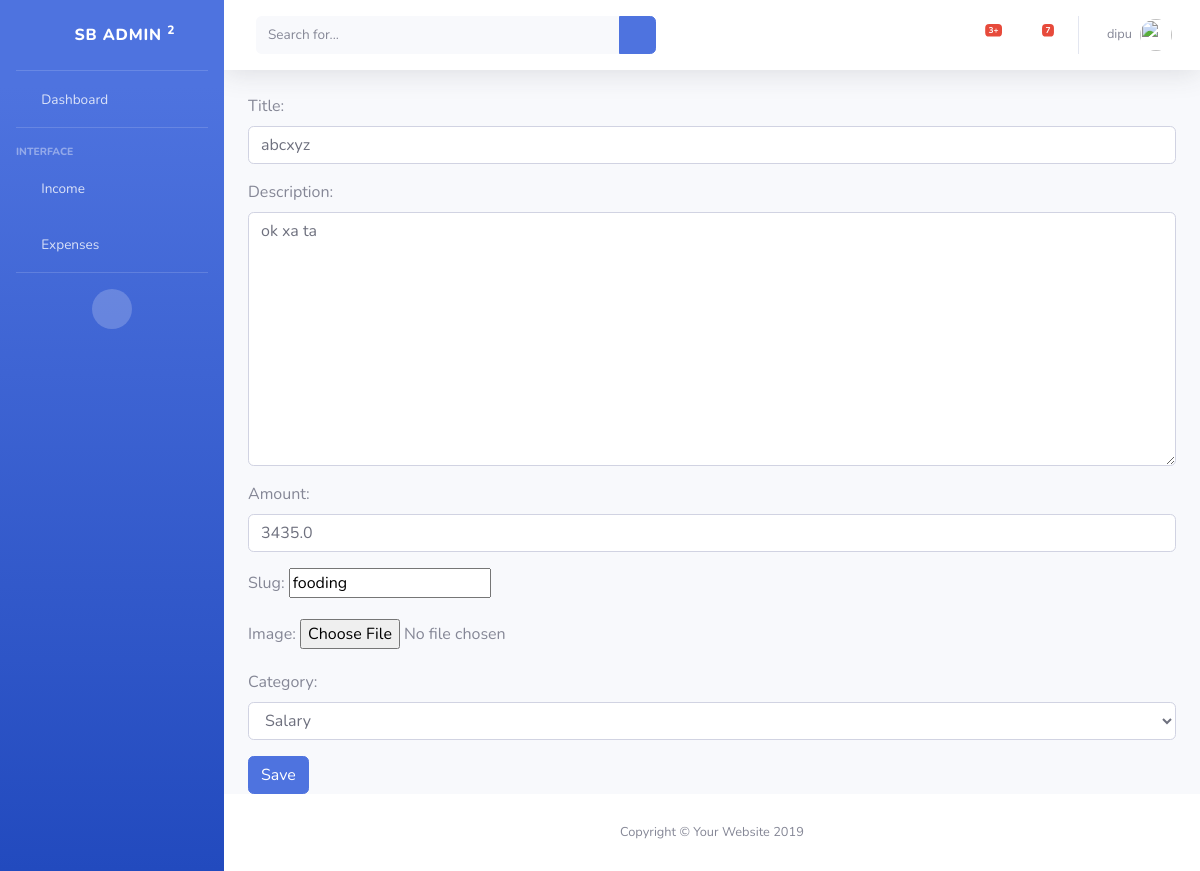
Page /income/edit-income/fooding (signed in) on the committed database.
### income/models.py (models this page shows)
class Income(Abs):
    image = models.ImageField(upload_to='income/',null=True,blank=True)
    category = models.ForeignKey(IncomeCategory,on_delete=models.CASCADE)
    objects = IncomeManager()
    class Meta:
        db_table = 'income'

class IncomeCategory(Category):
    objects = IncomeCategoryManager()
    def __str__(self):
        return self.title
    class Meta:
        db_table = 'incomecategory'

### income/views.py (the view)
# urls.py: path('edit-income/<slug:slug>',EditIncomeView.as_view(),name='edit_income'),
class EditIncomeView(UpdateView):
    template_name = 'edit_income.html'
    form = IncomeFrom
    fields = ['title','description','amount','image','category']
    success_url = reverse_lazy('income')
    def get_context_data(self, **kwargs):
        context = super(EditIncomeView, self).get_context_data()
        context['form']=IncomeFrom(self.request.user.id,instance=Income.objects.get(slug=self.kwargs['slug']))
        return context
    def get_object(self, queryset=None):
        queryset=Income.objects.filter(slug=self.kwargs['slug'])
        return super(EditIncomeView, self).get_object(queryset)

### income/forms.py
class IncomeFrom(forms.ModelForm):
    title = forms.CharField(widget=forms.TextInput(attrs={'class': 'form-control'}))
    description = forms.CharField(widget=forms.Textarea(attrs={'class': 'form-control'}))
    amount = forms.FloatField(widget=forms.NumberInput(attrs={'class': 'form-control'}))
    category = forms.ModelChoiceField(widget=forms.Select(attrs={'class':'form-control'}),queryset=None)
    def __init__(self,id,*args,**kwargs):
        super().__init__(*args,**kwargs)
        self.fields['category'].queryset = IncomeCategory.objects.filter(user_id = id)
    class Meta:
        model = Income
        fields ='__all__'

### templates/edit_income.html (shortened to what this page needs)
{% extends 'master/master.html' %}
 {% block 'sidebar' %}
  {% include 'component/sidebar.html' %}
 {% endblock %}
 {% block 'navbar' %}
  {% include 'component/nav.html' %}
 {% endblock %}
 {% block 'footer' %}
{% include 'component/footer.html' %}
 {% endblock %}
{% block 'body' %}
 <form method="post" enctype="multipart/form-data">
      {{form.as_p}}
      <button type="submit" class="btn btn-primary">Save</button>
  </form>
{% endblock %}

### templates/component/nav.html (shortened to what this page needs)
        <nav class="navbar navbar-expand navbar-light bg-white topbar mb-4 static-top shadow">
          <form class="d-none d-sm-inline-block form-inline mr-auto ml-md-3 my-2 my-md-0 mw-100 navbar-search">
            <div class="input-group">
              <input type="text" class="form-control bg-light border-0 small" placeholder="Search for..." aria-label="Search" aria-describedby="basic-addon2">
              <div class="input-group-append">
                <button class="btn btn-primary" type="button">
                  <i class="fas fa-search fa-sm"></i>
                </button>
              </div>
            </div>
          </form>
          <ul class="navbar-nav ml-auto">
            <li class="nav-item dropdown no-arrow mx-1">
              <a class="nav-link dropdown-toggle" href="#" id="alertsDropdown" role="button" data-toggle="dropdown" aria-haspopup="true" aria-expanded="false">
                <i class="fas fa-bell fa-fw"></i>
                <span class="badge badge-danger badge-counter">3+</span>
              </a>
            </li>
            <li class="nav-item dropdown no-arrow mx-1">
              <a class="nav-link dropdown-toggle" href="#" id="messagesDropdown" role="button" data-toggle="dropdown" aria-haspopup="true" aria-expanded="false">
                <i class="fas fa-envelope fa-fw"></i>
                <span class="badge badge-danger badge-counter">7</span>
              </a>
            </li>
            <li class="nav-item dropdown no-arrow">
              <a class="nav-link dropdown-toggle" href="#" id="userDropdown" role="button" data-toggle="dropdown" aria-haspopup="true" aria-expanded="false">
                <span class="mr-2 d-none d-lg-inline text-gray-600 small">{{request.user.username}}</span>
                <img class="img-profile rounded-circle" src="https://source.unsplash.com/QAB-WJcbgJk/60x60">
              </a>
            </li>
          </ul>
        </nav>

### rows in the picture
Income: title "abcxyz", description "ok xa ta", amount "3435.0", slug "fooding", category "Salary"

### other values in the picture
{{ request.user.username }} "dipu"
